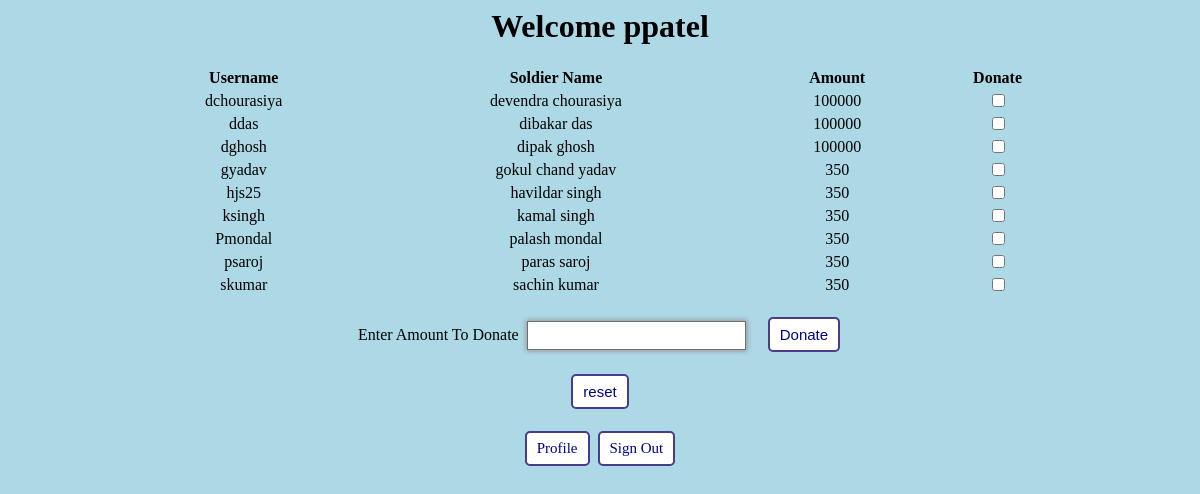
Screenshot of /home.php (signed in) with the database file from the repository.
### tables this page shows
CREATE TABLE `soldier` (
  `uname` varchar(15) NOT NULL,
  `pass` varchar(15) NOT NULL,
  `email` varchar(50) NOT NULL,
  `mob` bigint(10) NOT NULL,
  `adhaar` bigint(20) NOT NULL,
  `sold_name` varchar(20) NOT NULL,
  `id` bigint(20) NOT NULL,
  `bname` varchar(50) NOT NULL,
  `acc` bigint(15) NOT NULL,
  `bank` varchar(20) NOT NULL,
  `ifsc` varchar(11) NOT NULL,
  `amount` bigint(20) NOT NULL
);

### home.php (the view, shortened to what this page needs)
<html>
<body style="background-color:lightblue">
<?php
$unm=$_SESSION['uname'];
    echo "<h1><center>Welcome  ".$unm."</center></h1>" ;?><center>
<form action="Donate.php" method="POST">
<center>
<table  style="width:80%">
<tr>
<th>Username</th>
<th>Soldier Name</th>
<th>Amount</th>
<th>Donate</th>
</tr>
<?php
 try{
		$dbhandler = new PDO('mysql:host=127.0.0.1;dbname=project','root','root');
		$dbhandler->setAttribute(PDO::ATTR_ERRMODE,PDO::ERRMODE_EXCEPTION);
		$sql="select uname,sold_name,amount from soldier where amount<1000000";
		$query=$dbhandler->query($sql);
		while($r=$query->fetch()){
			echo "<tr><td><center>" . $r['uname'] . "</center></td>";
			echo "<td><center>" . $r['sold_name'] . "</center></td>";
			echo "<td align='center'>" . $r['amount'] . "</td>";
			echo "<td align='center'> <input type='checkbox' name='check[]' value=".$r['uname']."></td></tr>";
		}
	}
	catch(PDOException $e){
		echo $e->getMessage();
		die();
	}
?>
</table>
<br>
Enter Amount To Donate &nbsp;<input type="number" name="amount" class="focus" required/> &nbsp; &nbsp;
  <input class="button" type="submit" name="donate" value="Donate" /><br><br>
<input class="button" type="reset" value="reset"><br>
<br>
<a class="button" href="profileciv.php">Profile</a>
<a class="button" href="signout.php?msg1=Logged Out">Sign Out</a>
</center>
</form>
</body>
</html>

### home.php (style rules this page uses)
.button { background-color:white; border: none; border: 2px solid darkslateblue; color: darkblue; border-radius: 5px; padding: 7px 10px; text-align: center; text-decoration: none; display: inline-block; font-size: 15px; -webkit-transition-duration: 0.4s; transition-duration: 0.4s; margin: 2px; }
input[type="number"] { padding: 6px 20px; border: solid 1px #dcdcdc; transition: box-shadow 0.3s, border 0.3s; }
input[type="number"]:focus, input[type="number"].focus { border: solid 1px #707070; box-shadow: 0 0 5px 1px #969696; }

### rows the page displays
soldier: uname "dchourasiya", sold_name "devendra chourasiya", amount "100000"
soldier: uname "ddas", sold_name "dibakar das", amount "100000"
soldier: uname "dghosh", sold_name "dipak ghosh", amount "100000"
soldier: uname "gyadav", sold_name "gokul chand yadav", amount "350"
soldier: uname "hjs25", sold_name "havildar singh", amount "350"
soldier: uname "ksingh", sold_name "kamal singh", amount "350"
soldier: uname "Pmondal", sold_name "palash mondal", amount "350"
soldier: uname "psaroj", sold_name "paras saroj", amount "350"
soldier: uname "skumar", sold_name "sachin kumar", amount "350"

### other values shown
$unm "ppatel"
